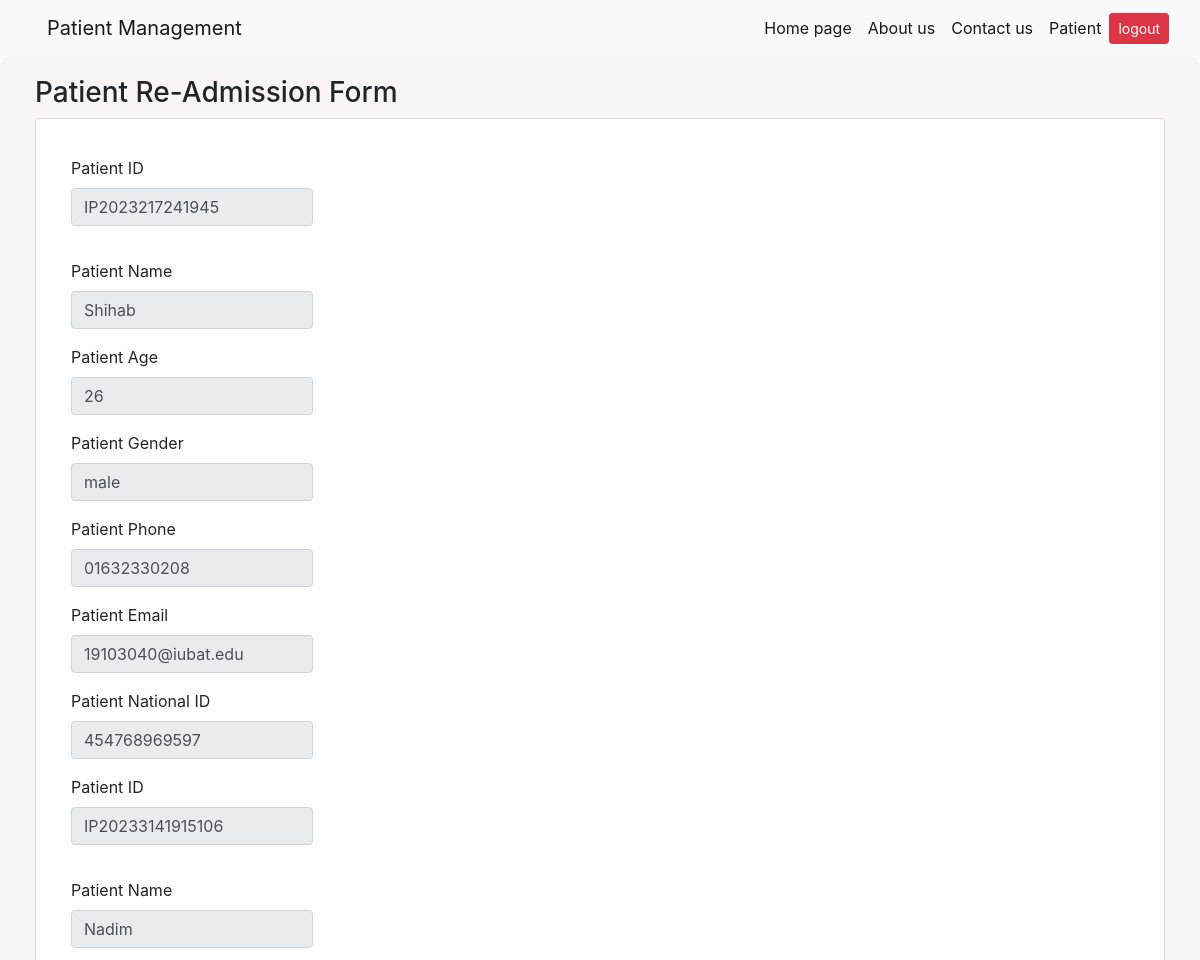
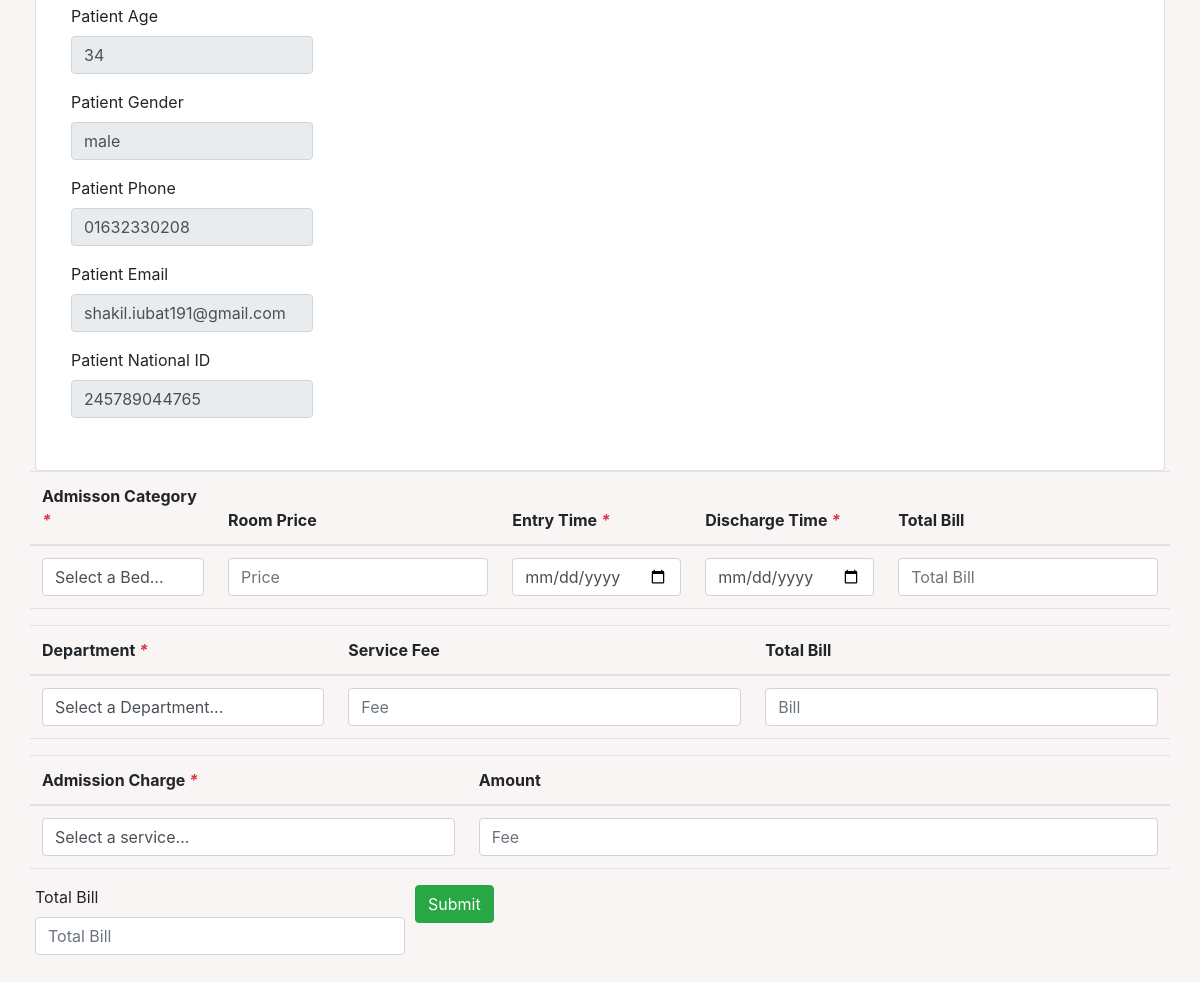
/ReIndoorAdmission, run on the app's committed database (2 pictures, top to bottom).
### home/models.py (models this page shows, shortened)
class IndoorPatient(models.Model):
    indoor_treatment_patient_type = models.CharField(max_length=122)
    indoor_treatment_patient_id = models.CharField(max_length=122)
    indoor_treatment_patient_status = models.CharField(max_length=122, blank=True)
    patient_name = models.CharField(max_length=122)
    patient_age = models.CharField(max_length=122)
    patient_gender = models.CharField(max_length=122)
    patient_phone = models.CharField(max_length=122)
    patient_email = models.CharField(max_length=122,)
    patient_national_ID = models.CharField(max_length=122)
    indoor_patient_bed_bed_id = models.CharField(max_length=122, blank=True)
    indoor_bed_price = models.CharField(max_length=122)
    indoor_patient_bed_entry_time = models.CharField(max_length=122)
    indoor_patient_bed_discharge_time = models.CharField(max_length=122, blank=True)
    bed_total_bill = models.CharField(max_length=122, blank=True)
    indoor_patient_doctor_doctor_id = models.CharField(max_length=122)
    doctor_visit_fee = models.CharField(max_length=122)
    doctor_total_bill = models.CharField(max_length=122)
    outdoor_service_id = models.CharField(max_length=122)
    outdoor_service_rate = models.CharField(max_length=122)
    indoor_treatment_total_bill = models.CharField(max_length=122)
    indoor_treatment_total_paid =models.CharField(max_length=122, blank= True)
    indoor_treatment_total_due =models.CharField(max_length=122, blank= True)

### home/views.py (the view, shortened to what this page needs)
# urls.py: path("ReIndoorAdmission", views.ReIndoorAdmission, name='ReIndoorAdmission'),
def ReIndoorAdmission(request):
	IndoorAdmission = IndoorPatient.objects.all()
	if 'q' in request.GET:
		IndoorAdmission = IndoorPatient.objects.all()
		q= request.GET['q']
		IndoorAdmission= IndoorPatient.objects.filter(Q(indoor_treatment_patient_id=q)|Q(patient_name__icontains=q))
	form = homeform.IndoorAdmissionForm()
	context= {'IndoorAdmission':IndoorAdmission, 'form':form}
	return render (request, 'ReIndoorAdmission.html',context)

### home/forms.py (shortened to what this page needs)
class IndoorAdmissionForm(ModelForm):
	class Meta:
		model = homeModel.IndoorPatient
		fields = '__all__'

### templates/ReIndoorAdmission.html (shortened to what this page needs)
{% extends 'pbase.html' %}
{% block body %}
<!DOCTYPE html>
<html lang="en">
<head>
    <link rel="stylesheet" href="https://maxcdn.bootstrapcdn.com/bootstrap/4.0.0/css/bootstrap.min.css"
</head>
<body>
    <div class="wrapper">
        <!DOCTYPE html>
<html lang="en">
        <div id="content">
<div class="col-md-12" style="background-color: #f9f5f5;padding: 20px;border-radius: 10px;">
    <div class="container-fluid">
                <div class="row">
                                        <div class="col-md-12">
                        <div class="widget-area-2 proclinic-box-shadow">
                            <h3 class="widget-title">Patient Re-Admission Form</h3>
                            <form action=""class="form-horizontal form-material mb-0" id="patient_allotment_form" method="post" enctype="multipart/form-data">
                                <div class="card card-body">
                                    <div class="form-group col-md-2">
                                    </div>
                                    <table class="table">
                                        {% for vai in  IndoorAdmission %}
                                        <tr>
                                            <tr>
                                                <div class="form-group col-md-3">
                                                    <label for="inbdoor_treatment_patient_type">Patient ID</label>
                                                    <input type="text" placeholder="Patient ID" class="form-control" id="inbdoor_treatment_patient_id" name="indoor_treatment_patient_id" value ="{{vai.indoor_treatment_patient_id}}" readonly>
                                                </div>
                                            </tr>
                                            <tr>
                                                <div class="form-group col-md-3">
                                                </div>
                                            </tr>
                                            <tr>
                                                <div class="form-group col-md-3">
                                                    <label for="inbdoor_treatment_patient_type">Patient Name</label>
                                                    <input type="text" placeholder="Patient Name" class="form-control" id="patient_name" name="patient_name" value="{{vai.patient_name}}"readonly>
                                                 </div>
                                            </tr>
                                            <tr>
                                                <div class="form-group col-md-3">
                                                    <label for="inbdoor_treatment_patient_type">Patient Age</label>
                                                    <input type="text" placeholder="Patient Age" class="form-control" id="patient_age" name="patient_age" value="{{vai.patient_age}}"readonly>
                                                </div>
                                            </tr>
                                            <tr>
                                                <div class="form-group col-md-3">
                                                    <label for="inbdoor_treatment_patient_type">Patient Gender</label>
                                                   <input type="text" placeholder="patient_gender Age" class="form-control" id="patient_gender" name="patient_gender" value="{{vai.patient_gender}}"readonly>
                                               </div>
                                           </tr>
                                            <tr>
                                                    <div class="form-group col-md-3">
                                                        <label for="inbdoor_treatment_patient_type">Patient Phone</label>
                                                        <input type="text" placeholder="Patient Phone" class="form-control" id="patient_phone" name="patient_phone" value="{{vai.patient_phone}}" readonly>
                                                    </div>
                                            </tr>
                                            <tr>
                                                <div class="form-group col-md-3">
                                                    <label for="inbdoor_treatment_patient_type">Patient Email</label>
                                                    <input type="email" placeholder="Email" class="form-control" id="patient_email" name="patient_email" value="{{vai.patient_email}}" readonly >
                                                </div>
                                        </tr>
                                            <tr>
                                                <div class="form-group col-md-3">
                                                    <label for="inbdoor_treatment_patient_type">Patient National ID</label>
                                                    <input type="text" placeholder="National ID" class="form-control" id="patient_national_ID" name="patient_national_ID" value="{{vai.patient_national_ID}}" readonly>
                                                </div>
                                            </tr>
                                        </tr>
                                        {% endfor %}
                                    </table>
                                </div>
                                <div class="form-row">
                                    <table id="datatable1" class="table dt-responsive nowrap" style="border-collapse: collapse; border-spacing: 0; width: 100%;">
                                        <thead>
                                            <tr>
                                                <th>Admisson Category<i class="text-danger"> * </i></th>
                                                <th>Room Price</th>
                                                <th>Entry Time<i class="text-danger"> * </i></th>
                                                <th>Discharge Time<i class="text-danger"> * </i></th>
                                                <th>Total Bill</th>
                                            </tr>
                                        </thead>
                                        <tbody id="datatable1_body">
                                            <tr>
                                                <td>
                                                    <select id="indoor_patient_bed_bed_id" class="form-control indoor_patient_bed_bed_id" name="indoor_patient_bed_bed_id" placeholder="Pick a Service..." onchange="changeDataBed(this);" >
                                                        <option value="">Select a Bed...</option>
                                                        </select>
                                                </td>
                                                <td>
                                                    <input type="number" class="form-control indoor_bed_price" placeholder="Price" id="indoor_bed_price" name="indoor_bed_price"
                                                </td>
                                                <td>
                                                    <input type="date" class="form-control indoor_patient_bed_entry_time" placeholder="Entry time" id="indoor_patient_bed_entry_time" name="indoor_patient_bed_entry_time" onchange="changeDataDoctor(this);changeDataBed(this)" >
                                                </td>
                                                <td>
                                                    <input type="date" min=`${indoor_patient_bed_entry_time}` class="form-control indoor_patient_bed_discharge_time" placeholder="Discharge time" id="indoor_patient_bed_discharge_time" name="indoor_patient_bed_discharge_time" onchange="changeDataDoctor(this);changeDataBed(this)" >
                                                </td>
                                                <td>
                                                    <input type="number" class="form-control bed_total_bill" placeholder="Total Bill" id="bed_total_bill" name="bed_total_bill" >
                                                </td>
                                            </tr>
                                        </tbody>
                                    </table>
                                    <table id="datatable2" class="table dt-responsive nowrap" style="border-collapse: collapse; border-spacing: 0; width: 100%;">
                                        <thead>
                                            <tr>
                                                <th>Department<i class="text-danger"> * </i></th>
                                                <th>Service Fee</th>
                                                <th>Total Bill</th>
                                            </tr>
                                        </thead>
                                        <tbody id="datatable2_body">
                                            <tr>
                                                <td>
                                                    <select id="indoor_patient_doctor_doctor_id" class="form-control indoor_patient_doctor_doctor_id" name="indoor_patient_doctor_doctor_id" placeholder="Pick a Service..." onchange="changeDataDoctor(this);" >
                                                        <option value="">Select a Department...</option>
                                                        </select>
                                                </td>
                                                <td>
                                                    <input type="number" class="form-control doctor_visit_fee" placeholder="Fee" id="doctor_visit_fee" name="doctor_visit_fee">
                                                </td>
                                                <td>
                                                    <input type="number" class="form-control doctor_total_bill" placeholder="Bill" id="doctor_total_bill" name="doctor_total_bill">
                                                </td>
                                            </tr>
                                        </tbody>
                                    </table>
                                    <table id="datatable3" class="table dt-responsive nowrap" style="border-collapse: collapse; border-spacing: 0; width: 100%;">
                                        <thead>
                                            <tr>
                                                <th>Admission Charge<i class="text-danger"> * </i></th>
                                                <th>Amount</th>
                                            </tr>
                                        </thead>
                                        <tbody id="datatable3_body">
                                            <tr>
                                                <td>
                                                    <select id="outdoor_service_id" class="form-control outdoor_service_id" name="outdoor_service_id" placeholder="Pick a Service..." onchange="changeDataService(this);">
                                                        <option value="">Select a service...</option>
                                                        <option value="183">admission</option><option value="184">VIP Admission</option>                                                    </select>
                                                </td>
                                                <td>
                                                    <input type="number" class="form-control outdoor_service_rate" placeholder="Fee" id="outdoor_service_rate" name="outdoor_service_rate" >
                                                </td>
                                            </tr>
                                        </tbody>
                                    </table>
                                    <div class="form-group col-md-4">
                                        <label for="indoor_treatment_total_bill">Total Bill</label>
                                        <input type="number" placeholder="Total Bill" class="form-control" id="indoor_treatment_total_bill" name="indoor_treatment_total_bill">
                                    </div>
                                    <div class="form-group col-md-6 mb-3">
                                        <button type="submit" class="btn btn-primary btn-success">Submit</button>
                                    </div>
                                </div>
                            </form>
                        </div>
                    </div>
                </div>
            </div>
</body>
</html>
{% endblock body %}

### data on the page
IndoorPatient: indoor_treatment_patient_id "IP2023217241945", patient_name "Shihab", patient_age "26", patient_gender "male", patient_phone "01632330208", patient_email "19103040@iubat.edu", patient_national_ID "454768969597"
IndoorPatient: indoor_treatment_patient_id "IP20233141915106", patient_name "Nadim", patient_age "34", patient_gender "male", patient_phone "01632330208", patient_email "shakil.iubat191@gmail.com", patient_national_ID "245789044765"
